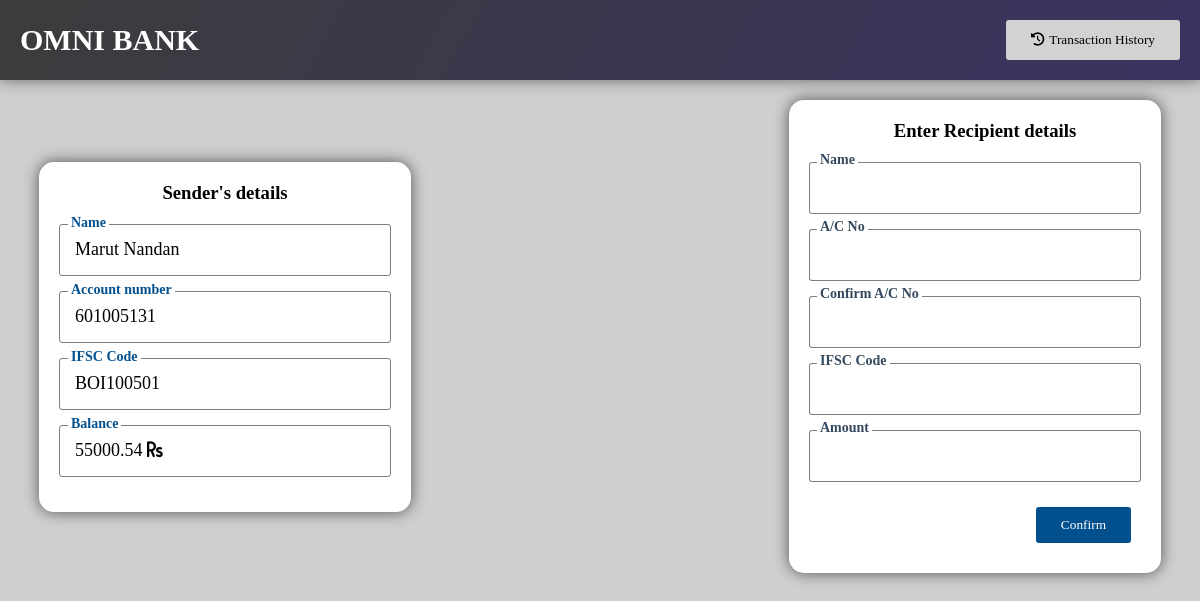
Before: /transaction.php?c_id=13 with the older database file.
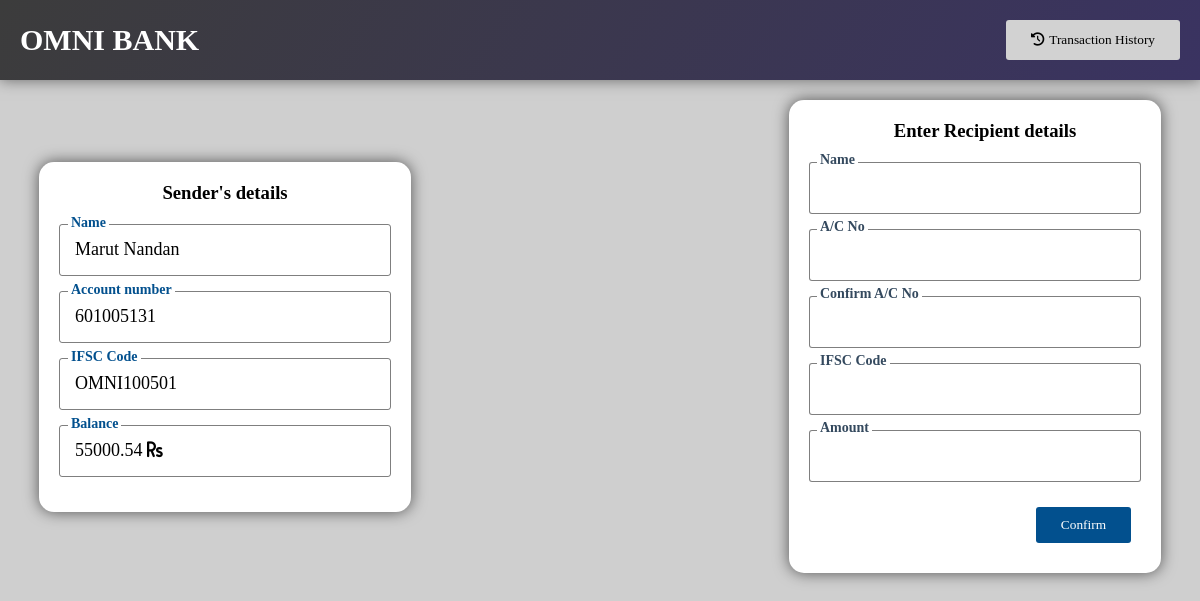
After: the same page with the newer database file.
### tables this page shows
CREATE TABLE `customers` (
  `customer_id` int(100) NOT NULL,
  `name` varchar(50) NOT NULL,
  `account_num` varchar(20) NOT NULL,
  `IFSC_Code` varchar(10) NOT NULL,
  `email` varchar(40) NOT NULL,
  `contact_num` varchar(15) NOT NULL,
  `location` varchar(30) NOT NULL,
  `State` varchar(20) NOT NULL,
  `current_balance` double NOT NULL
);

### transaction.php (the view, shortened to what this page needs)
<?php
    require_once("connection.php");
    $name = '';
    $recipient_account_num = '';
    if(isset($_GET['c_id'])){
        $customer_id = $_GET['c_id'];
        $sql = "SELECT name, account_num, IFSC_Code, current_balance FROM customers WHERE customer_id='$customer_id'";
        $result = $conn->query($sql);
        if($result->num_rows == 1){
            $row = $result->fetch_assoc();
            $sender_name = $row['name'];
            $sender_acc_num = $row['account_num'];
            $sender_ifsc_code = $row['IFSC_Code'];
            $sender_balance = $row['current_balance'];
        }
        else {
            header('Location: index.php');
            $_SESSION['message'] = 'Invalid customer ID';
            $_SESSION['message-css'] = 'error-msg';
            exit;
        }
    }
    else{
        $_SESSION['message'] = 'Invalid customer ID';
        $_SESSION['message-css'] = 'error-msg';
        header('Location: index.php');
        exit;
    }
?>
<!DOCTYPE html>
<html lang="en">
<head>
    <link rel="stylesheet" href="public/CSS/styles.css">
</head>
<body>
    <?php require 'includes/header.php'; ?>
        <div class="flex-row mt-20px pb-50px">
            <div class="child">
                <div class="flex-col trans-card z-index-10 shadow">
                    <h3 class="mb-20px t-c">
                        Sender's details
                    </h3>
                    <div class="sender-detail">
                        <label>Name </label>
                        <div><?php echo $sender_name; ?></div>
                    </div>
                    <div class="sender-detail">
                        <label>Account number </label>
                        <div><?php echo $sender_acc_num; ?></div>
                    </div>
                    <div class="sender-detail">
                        <label>IFSC Code </label>
                        <div><?php echo $sender_ifsc_code; ?></div>
                    </div>
                    <div class="sender-detail">
                        <label>Balance </label>
                        <div><?php echo $sender_balance; ?> <i class="fas fa-rupee-sign"></i></div>
                    </div>
                </div>
            </div>
            <div class="partition">
                <?php require 'includes/transfer-animation.php'; ?>
            </div>
            <div class="child">
                <div class="flex-col trans-card z-index-10 shadow">
                    <h3 class="mb-20px ml-20px t-c">
                    Enter Recipient details
                    </h3>
                    <form id="transaction-form" action="" method="post" class="form">
                        <div class="input-container">
                            <label for="name" >Name </label>
                            <input class="transaction-input" type="text" name="name" class="input" value="<?php echo $name; ?>">
                        </div>
                        <div class="input-container">
                            <label for="account_num">A/C No </label>
                            <input class="transaction-input" type="number" name="account_num" class="input" value="<?php echo $recipient_account_num; ?>">
                        </div>
                        <div class="input-container">
                            <label for="c_account_num">Confirm A/C No </label>
                            <input class="transaction-input" type="number" name="c_account_num" class="input" >
                        </div>
                        <div class="input-container">
                            <label for="ifsc_code">IFSC Code </label>
                            <input class="transaction-input" type="text" name="ifsc_code" class="input" >
                        </div>
                        <div class="input-container">
                            <label for="amount">Amount </label>
                            <input class="transaction-input" type="number" step="0.000001" name="amount" class="input" >
                        </div>
                        <div class="button-container">
                            <button id="make-transaction-btn" type="submit" class="button">Confirm</button>
                        </div>
                    </form>
                </div>
            </div>
        </div>
</body>
</html>

Changed rows visible on the page:
changed customers "Marut Nandan": IFSC_Code "BOI100501" → "OMNI100501"
